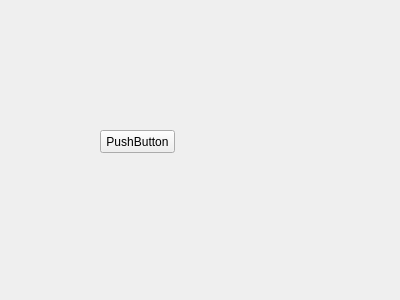
<?xml version="1.0" encoding="UTF-8"?>
<ui version="4.0">
 <class>Form</class>
 <widget class="QWidget" name="Form">
  <property name="geometry">
   <rect>
    <x>0</x>
    <y>0</y>
    <width>400</width>
    <height>300</height>
   </rect>
  </property>
  <property name="windowTitle">
   <string>Form</string>
  </property>
  <widget class="QPushButton" name="pushButton">
   <property name="geometry">
    <rect>
     <x>100</x>
     <y>130</y>
     <width>75</width>
     <height>23</height>
    </rect>
   </property>
   <property name="text">
    <string>PushButton</string>
   </property>
  </widget>
 </widget>
 <resources/>
 <connections>
  <connection>
   <sender>pushButton</sender>
   <signal>clicked()</signal>
   <receiver>Form</receiver>
   <slot>dayin()</slot>
   <hints>
    <hint type="sourcelabel">
     <x>133</x>
     <y>142</y>
    </hint>
    <hint type="destinationlabel">
     <x>138</x>
     <y>94</y>
    </hint>
   </hints>
  </connection>
 </connections>
 <slots>
  <slot>dayin()</slot>
 </slots>
</ui>
